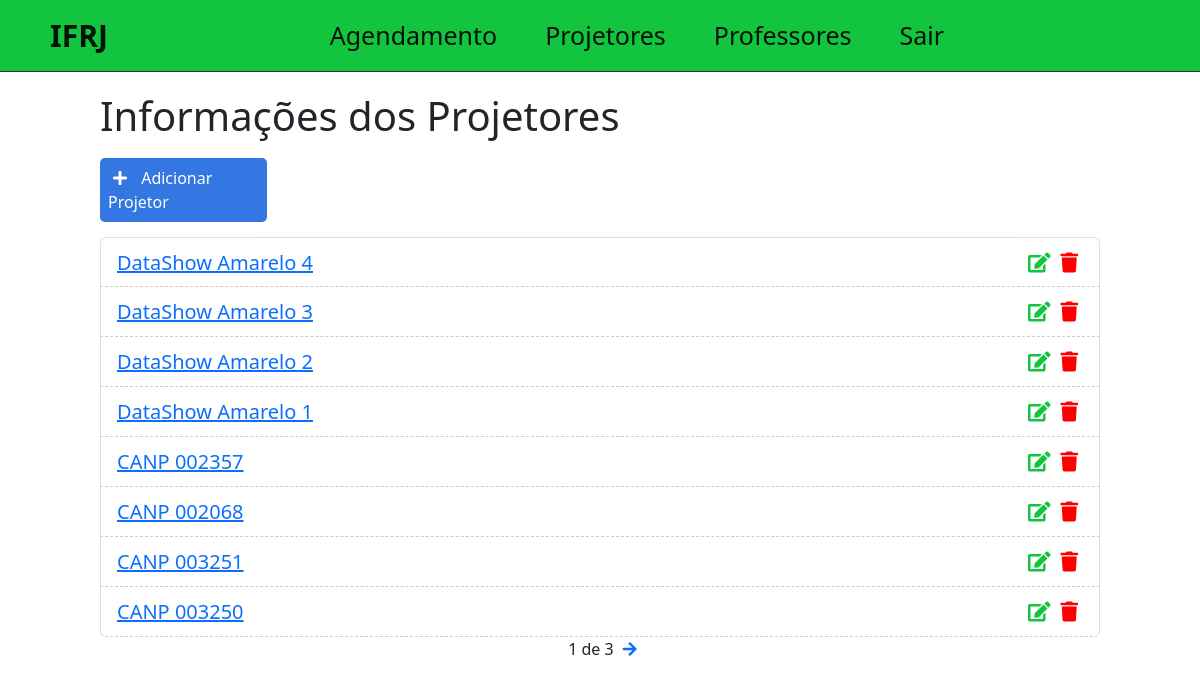
The app's page /info/ (signed in) with its own data.
### tcc/models.py (models this page shows)
class Dispositivo(models.Model):
    STATUS = (
        ('funciona', 'Funciona'),
        ('estragado', 'Estragado'),
    )
    nome = models.CharField(max_length=255, null=False)
    descricao = models.TextField(null=False)
    funcionamento = models.CharField(
        null=False,
        default='func',
        max_length=9,
        choices=STATUS,
    )
    created_at = models.DateTimeField(auto_now_add=True)
    updated_at = models.DateTimeField(auto_now=True)
    def __str__(self):
        return self.nome

### tcc/views.py (the view)
# urls.py: path('info/', views.infoDisp),
@login_required
def infoDisp(request):
    disp_list = Dispositivo.objects.all().order_by('-created_at')
    paginator = Paginator(disp_list, 8)
    page = request.GET.get('page')
    disp = paginator.get_page(page)
    context = {'disp':disp,}
    return render(request, 'tcc/info.html', context)

### tcc/templates/tcc/info.html (shortened to what this page needs)
{% extends 'home.html' %}
{% block content %}
<div class="offset-1 col-10 info-div">
    <h1 class="tittle-disp">Informações dos Projetores</h1>
    <a id="add-link" href="../newdisp/">
        <div class="col-2 add-div">
            <i class="fas fa-plus"></i> Adicionar Projetor
        </div>
    </a>
    <ul class="proj-list list-group">
        {% for disp in disp %}
        <li class="proj-item list-group-item">
            <span><a href="../disp/{{disp.id}}">{{disp}}</a></span>
            <a href="../deletedisp/{{disp.id}}" class="delete-btn"><span><i class="fas fa-trash"></i></span></a>
            <a href="../editdisp/{{disp.id}}"><span><i class="fas fa-edit"></i></span></a>
        </li>
        {% endfor %}
    </ul>
    <div class="pagination">
        <span class="step-links">
            <span class="current">
                {{ disp.number }} de {{ disp.paginator.num_pages }}
            </span>
            {% if disp.has_next %}
                <a href="?page={{disp.next_page_number}}"><i class="fas fa-arrow-right"></i></a>
            {% endif %}
        </span>
    </div>
</div>
{% endblock %}

### static/css/styles.css (style rules this page uses)
#add-link { text-decoration: none; }
.add-div { background-color: #3476e2; cursor: pointer; display: inline-block; color: #fff; padding: 8px; border-radius: 5px; margin-right: 25px; }
.fas.fa-plus { color: #fff; margin-right: 10px; margin-left: 5px; }
.info-div { padding: 0; }
.proj-list { padding-top: 15px; padding-left: 0; }
.proj-item { list-style: nome; font-size: 20px; height: 50px; padding-top: 10px; border-bottom: 1px dashed #ccc; }
.fas.fa-trash, .fas.fa-edit { cursor: pointer; margin: 5px; font-size: 20px; float: right; }
.fas.fa-trash { color: red; }
.fas.fa-edit { color: #13c43f; }
.tittle-disp { padding-bottom: 10px; }
.pagination { margin-bottom: 20px; }
.step-links { position: relative; margin-left: auto; margin-right: auto; }
.step-links .current { margin-left: 5px; margin-right: 5px; }

### records on screen
Dispositivo: nome "DataShow Amarelo 4"
Dispositivo: nome "DataShow Amarelo 3"
Dispositivo: nome "DataShow Amarelo 2"
Dispositivo: nome "DataShow Amarelo 1"
Dispositivo: nome "CANP 002357"
Dispositivo: nome "CANP 002068"
Dispositivo: nome "CANP 003251"
Dispositivo: nome "CANP 003250"

### other values on screen
{{ disp.number }} "1"
{{ disp.paginator.num_pages }} "3"
